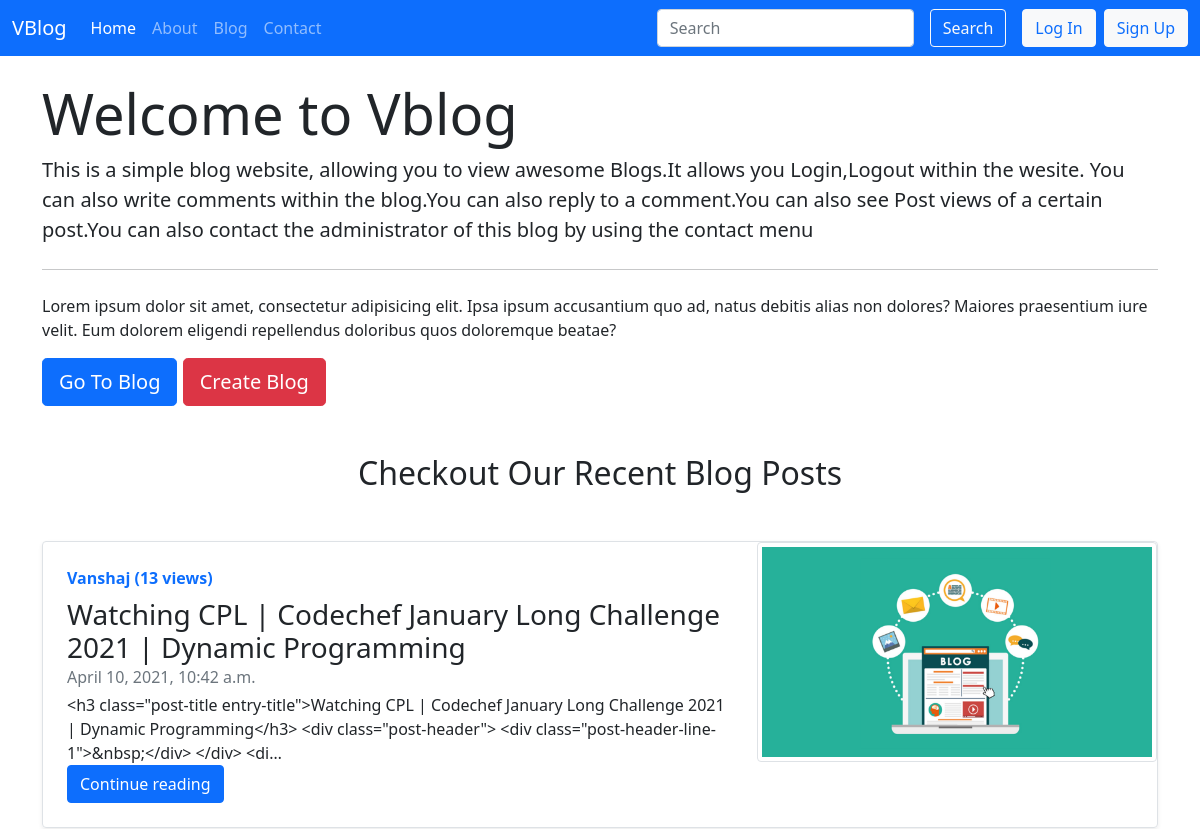
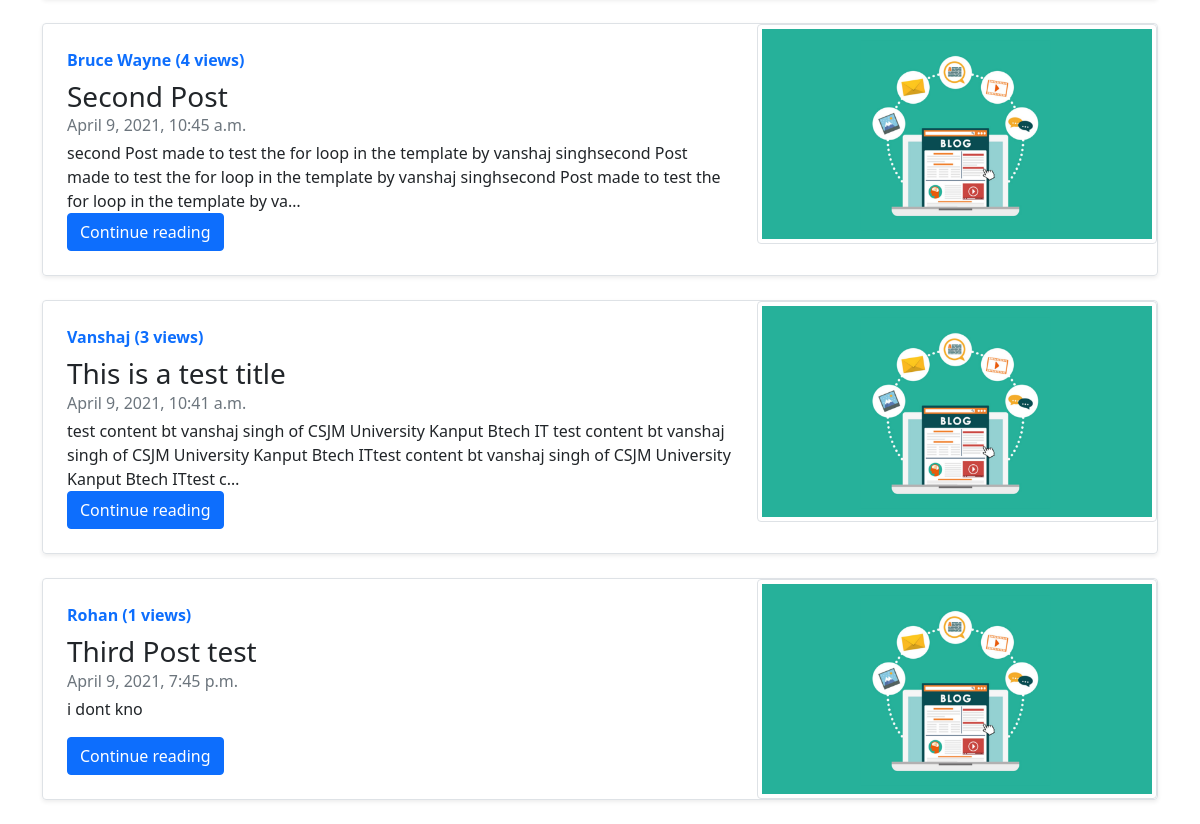
Before: / with the older database file (2 pictures, top to bottom).
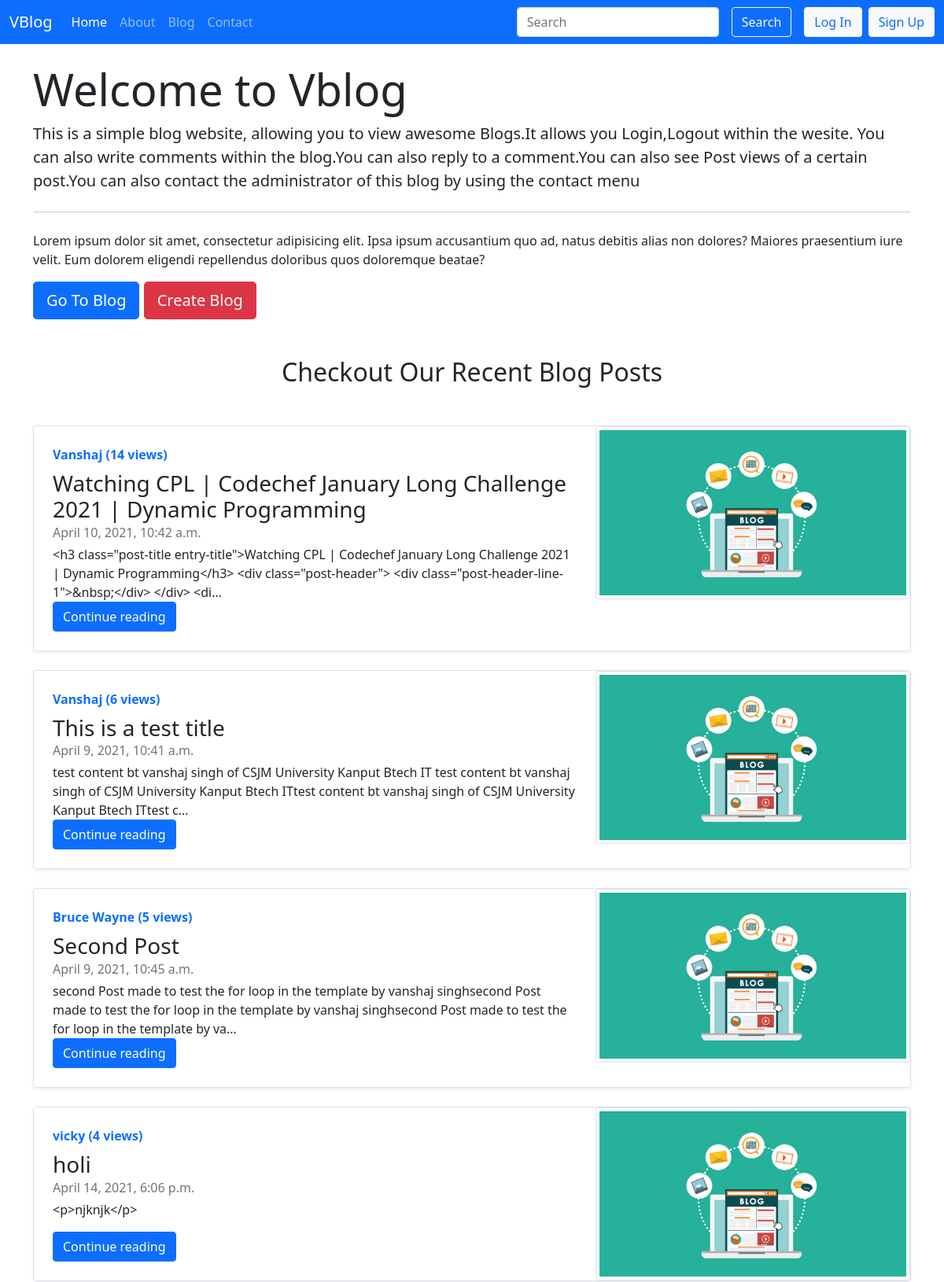
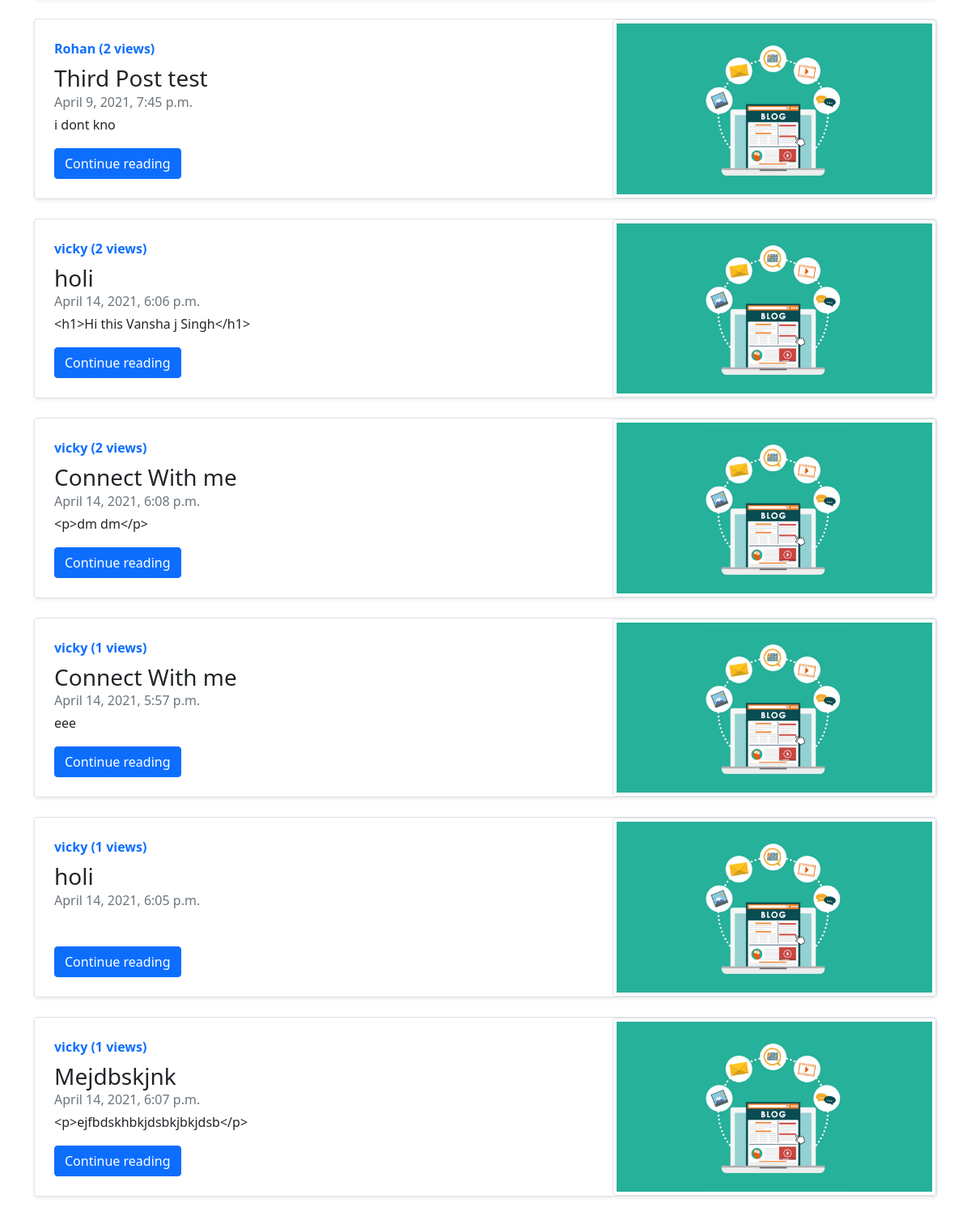
After: the same page with the newer database file (2 pictures, top to bottom).
### blog/models.py (models this page shows, shortened)
class Post(models.Model):
    title=models.CharField(max_length=300)
    content=models.TextField(blank=True)
    author=models.CharField(max_length=100)
    timeStamp=models.DateTimeField(blank=True)
    slug=models.CharField(max_length=200)
    views=models.IntegerField(default=0)

### home/views.py (the view)
# urls.py: path('',views.home,name='home'),
def home(request):
    allPosts=Post.objects.all().order_by('-views')
    context={'allPosts':allPosts}
    return render(request,'home/home.html',context)

### templates/home/home.html (shortened to what this page needs)
{% extends 'base.html' %}
{% block homeactive %}
active
 {% endblock homeactive %}
  {% load static %}
{% block body %}
<div class="container my-4">
<div class="jumbotron">
    <h1 class="display-4">Welcome to Vblog</h1>
    <p class="lead">This is a simple blog website, allowing you to view awesome Blogs.It allows you Login,Logout within the wesite. You can also write comments within the blog.You can also reply to a comment.You can also see Post views of a certain post.You can also contact the administrator of this blog by using the contact menu</p>
    <hr class="my-4">
    <p>Lorem ipsum dolor sit amet, consectetur adipisicing elit. Ipsa ipsum accusantium quo ad, natus debitis alias non dolores? Maiores praesentium iure velit. Eum dolorem eligendi repellendus doloribus quos doloremque beatae?</p>
    <p class="lead">
      <a class="btn btn-primary btn-lg" href="/blog" role="button">Go To Blog</a>
      <a class="btn btn-danger btn-lg" href="/blog/createBlog" role="button">Create Blog</a>
    </p>
  </div>
  </div>
  <div class="container">
      <h2 class="text-center my-5">Checkout Our Recent Blog Posts</h2>
      {% for post in allPosts %}
      <div class="col-md-12">
        <div class="row g-0 border rounded overflow-hidden flex-md-row mb-4 shadow-sm h-md-250 position-relative">
          <div class="col p-4 d-flex flex-column position-static">
            <strong class="d-inline-block mb-2 text-primary">{{post.author}} (<span>{{post.views}} views</span>)</strong>
            <h3 class="mb-0">{{post.title}}</h3>
            <div class="mb-1 text-muted">{{post.timeStamp}}</div>
            <p class="card-text mb-auto">{{post.content | truncatechars:200}}</p>
            <a href="/blog/{{post.slug}}" class="stretched-link"><button class="btn btn-primary"> Continue reading</button></a>
          </div>
          <div class="col-auto d-none d-lg-block">
            <img src="{% static 'images/blog.png' %}" class="img-fluid img-thumbnail" width="400px" alt="" srcset="">
          </div>
        </div>
      </div>
      {% endfor %}
    </div>
{% endblock body %}

### templates/base.html (shortened to what this page needs)
<!doctype html>
<html lang="en">
{% load static %}
<head>
  <link href="https://cdn.jsdelivr.net/npm/bootstrap@5.0.0-beta3/dist/css/bootstrap.min.css" rel="stylesheet"
>
</head>
<body style="background-image: url({% static 'images/back.jpg'%}) background-repeat:no-repeat">
  <nav class="navbar navbar-expand-lg navbar-dark bg-primary">
    <div class="container-fluid">
      <a class="navbar-brand" href="/">VBlog</a>
      <div class="collapse navbar-collapse" id="navbarSupportedContent">
        <ul class="navbar-nav me-auto mb-2 mb-lg-0">
          <li class="nav-item">
            <a class="nav-link
                {% block homeactive %} {% endblock homeactive %}" aria-current="page" href="/">Home</a>
          </li>
          <li class="nav-item">
            <a class="nav-link  {% block aboutactive %} {% endblock aboutactive %}" href="/about">About</a>
          </li>
          <li class="nav-item">
            <a class="nav-link  {% block blogactive %} {% endblock blogactive %}" href="/blog">Blog</a>
          </li>
          <li class="nav-item">
            <a class="nav-link  {% block contactactive %} {% endblock contactactive %}" href="/contact">Contact</a>
          </li>
        </ul>
        <form class="d-flex" method="GET" action="/search">
          <input class="form-control me-2 " type="search" placeholder="Search" name='query' aria-label="Search"
            id="query">
          <button class="btn btn-outline-light mx-2" type="submit">Search</button>
        </form>
        {% if user.is_authenticated %}
        <ul style="list-style-type: none; margin-left:-40px">
          <li class="nav-item dropdown">
            <a class="nav-link dropdown-toggle text-white display-6" style="font-size:18px" href="#" id="navbarDropdown"
              role="button" data-bs-toggle="dropdown" aria-expanded="false">
              Welcome, {{request.user}}
            </a>
            <ul class="dropdown-menu" aria-labelledby="navbarDropdown">
              <li><a class="dropdown-item" href="logout">Logout</a></li>
            </ul>
          </li>
        </ul>
        {% else %}
        <button type="button" class="btn btn-light mx-2 text-primary" data-bs-toggle="modal"
          data-bs-target="#loginModal">
          Log In
        </button>
        <button type="submit" class="btn btn-light text-primary " data-bs-toggle="modal" data-bs-target="#signupModal">
          Sign Up
        </button>
        {% endif %}
      </div>
    </div>
  </nav>
  {% block body %}
  {% endblock body %}
</body>
</html>

Changed rows visible on the page:
changed Post "Watching CPL | Codechef January Long Challenge 2021 | Dynamic Programming": views "13" → "14"
changed Post "This is a test title": views "3" → "6"; moves up the list
changed Post "Second Post": views "4" → "5"
added Post: author "vicky", views "4", title "holi", timeStamp "April 14, 2021, 6:06 p.m.", content "<p>njknjk</p>"
changed Post "Third Post test": views "1" → "2"
added Post: author "vicky", views "2", title "holi", timeStamp "April 14, 2021, 6:06 p.m.", content "<h1>Hi this Vansha j Singh</h1>"
added Post: author "vicky", views "2", title "Connect With me", timeStamp "April 14, 2021, 6:08 p.m.", content "<p>dm dm</p>"
added Post: author "vicky", views "1", title "Connect With me", timeStamp "April 14, 2021, 5:57 p.m.", content "eee"
added Post: author "vicky", views "1", title "holi", timeStamp "April 14, 2021, 6:05 p.m."
added Post: author "vicky", views "1", title "Mejdbskjnk", timeStamp "April 14, 2021, 6:07 p.m.", content "<p>ejfbdskhbkjdsbkjbkjdsb</p>"
